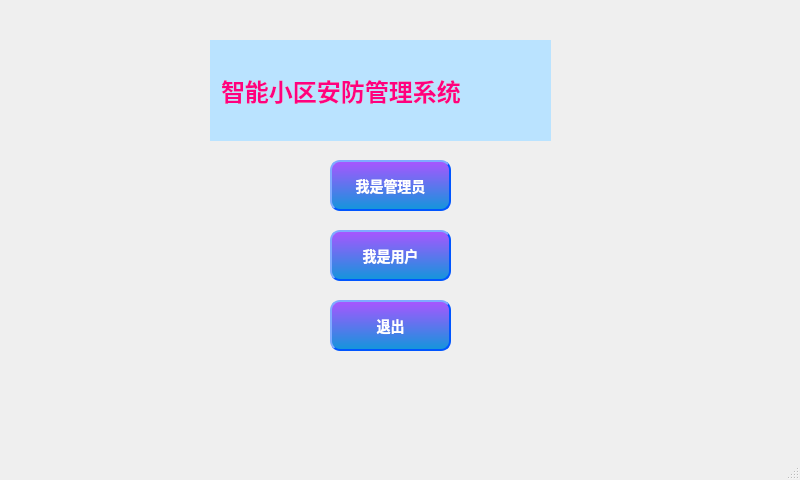
<?xml version="1.0" encoding="UTF-8"?>
<ui version="4.0">
 <class>MainWindow</class>
 <widget class="QMainWindow" name="MainWindow">
  <property name="geometry">
   <rect>
    <x>0</x>
    <y>0</y>
    <width>800</width>
    <height>480</height>
   </rect>
  </property>
  <property name="windowTitle">
   <string>RFID</string>
  </property>
  <property name="windowIcon">
   <iconset resource="rec.qrc">
    <normaloff>:/image/icon.jpg</normaloff>:/image/icon.jpg</iconset>
  </property>
  <property name="autoFillBackground">
   <bool>false</bool>
  </property>
  <property name="styleSheet">
   <string notr="true">background-image: url(:/image/P1.gif);</string>
  </property>
  <widget class="QWidget" name="centralWidget">
   <widget class="QPushButton" name="btn_admin">
    <property name="geometry">
     <rect>
      <x>330</x>
      <y>160</y>
      <width>121</width>
      <height>51</height>
     </rect>
    </property>
    <property name="autoFillBackground">
     <bool>false</bool>
    </property>
    <property name="styleSheet">
     <string notr="true">color:#ffffff; /*文字颜色*/
    background-color:qlineargradient(x1: 0, y1: 0, x2: 0, y2: 1, stop:0 #aa55ff, stop: 1 #1296db);/*背景色*/
    border-style:outset; /*边框风格*/
    border-width:2px;/*边框宽度*/
    border-color:#0055ff; /*边框颜色*/
    border-radius:10px; /*边框倒角*/
    font:bold 14px; /*字体*/
    font-family: Segoe UI;
    min-width:100px;/*控件最小宽度*/
    min-height:20px;/*控件最小高度*/
    padding:4px;/*内边距*/

</string>
    </property>
    <property name="text">
     <string>我是管理员</string>
    </property>
    <property name="checkable">
     <bool>false</bool>
    </property>
    <property name="autoDefault">
     <bool>false</bool>
    </property>
    <property name="default">
     <bool>false</bool>
    </property>
    <property name="flat">
     <bool>true</bool>
    </property>
   </widget>
   <widget class="QPushButton" name="btn_user">
    <property name="geometry">
     <rect>
      <x>330</x>
      <y>230</y>
      <width>121</width>
      <height>51</height>
     </rect>
    </property>
    <property name="autoFillBackground">
     <bool>false</bool>
    </property>
    <property name="styleSheet">
     <string notr="true">color:#ffffff; /*文字颜色*/
    background-color:qlineargradient(x1: 0, y1: 0, x2: 0, y2: 1, stop:0 #aa55ff, stop: 1 #1296db);/*背景色*/
    border-style:outset; /*边框风格*/
    border-width:2px;/*边框宽度*/
    border-color:#0055ff; /*边框颜色*/
    border-radius:10px; /*边框倒角*/
    font:bold 14px; /*字体*/
    font-family: Segoe UI;
    min-width:100px;/*控件最小宽度*/
    min-height:20px;/*控件最小高度*/
    padding:4px;/*内边距*/

</string>
    </property>
    <property name="text">
     <string>我是用户</string>
    </property>
    <property name="checkable">
     <bool>false</bool>
    </property>
    <property name="autoDefault">
     <bool>false</bool>
    </property>
    <property name="default">
     <bool>false</bool>
    </property>
    <property name="flat">
     <bool>true</bool>
    </property>
   </widget>
   <widget class="QPushButton" name="btn_exit">
    <property name="geometry">
     <rect>
      <x>330</x>
      <y>300</y>
      <width>121</width>
      <height>51</height>
     </rect>
    </property>
    <property name="autoFillBackground">
     <bool>false</bool>
    </property>
    <property name="styleSheet">
     <string notr="true">color:#ffffff; /*文字颜色*/
    background-color:qlineargradient(x1: 0, y1: 0, x2: 0, y2: 1, stop:0 #aa55ff, stop: 1 #1296db);/*背景色*/
    border-style:outset; /*边框风格*/
    border-width:2px;/*边框宽度*/
    border-color:#0055ff; /*边框颜色*/
    border-radius:10px; /*边框倒角*/
    font:bold 14px; /*字体*/
    font-family: Segoe UI;
    min-width:100px;/*控件最小宽度*/
    min-height:20px;/*控件最小高度*/
    padding:4px;/*内边距*/

</string>
    </property>
    <property name="text">
     <string>退出</string>
    </property>
    <property name="checkable">
     <bool>false</bool>
    </property>
    <property name="autoDefault">
     <bool>false</bool>
    </property>
    <property name="default">
     <bool>false</bool>
    </property>
    <property name="flat">
     <bool>true</bool>
    </property>
   </widget>
   <widget class="QLabel" name="lab_title">
    <property name="geometry">
     <rect>
      <x>210</x>
      <y>40</y>
      <width>341</width>
      <height>101</height>
     </rect>
    </property>
    <property name="styleSheet">
     <string notr="true">    background-color: #BAE3FF;
color: rgb(255, 0, 127);

    padding: 5px;
    font-size: 24px;
    font-weight: bold;
</string>
    </property>
    <property name="text">
     <string>智能小区安防管理系统</string>
    </property>
   </widget>
  </widget>
  <widget class="QMenuBar" name="menuBar">
   <property name="geometry">
    <rect>
     <x>0</x>
     <y>0</y>
     <width>800</width>
     <height>26</height>
    </rect>
   </property>
  </widget>
  <widget class="QStatusBar" name="statusBar"/>
 </widget>
 <layoutdefault spacing="6" margin="11"/>
 <resources>
  <include location="rec.qrc"/>
 </resources>
 <connections/>
</ui>
